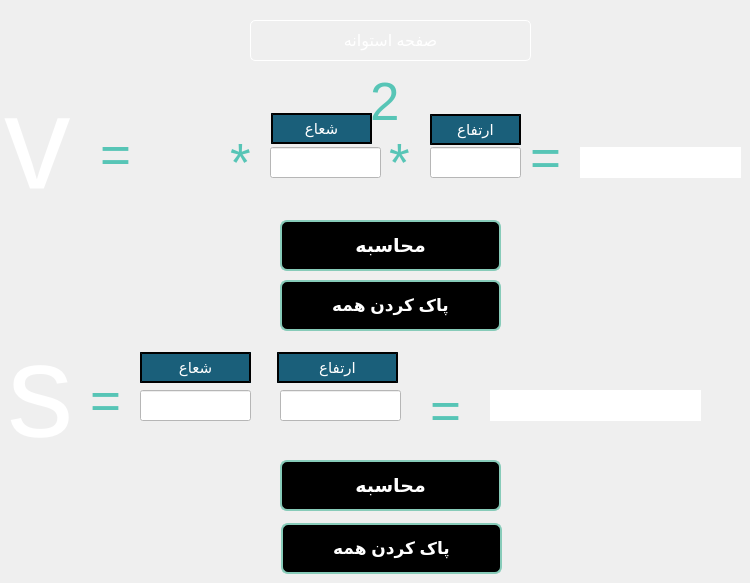
         <widget class="QWidget" name="page_ostovane">
          <widget class="QLabel" name="label_135">
           <property name="geometry">
            <rect>
             <x>580</x>
             <y>147</y>
             <width>161</width>
             <height>31</height>
            </rect>
           </property>
           <property name="font">
            <font>
             <pointsize>12</pointsize>
            </font>
           </property>
           <property name="styleSheet">
            <string notr="true">background-color: rgb(255, 255, 255);</string>
           </property>
           <property name="text">
            <string/>
           </property>
          </widget>
          <widget class="QLabel" name="label_136">
           <property name="geometry">
            <rect>
             <x>530</x>
             <y>117</y>
             <width>41</width>
             <height>81</height>
            </rect>
           </property>
           <property name="font">
            <font>
             <pointsize>40</pointsize>
             <weight>50</weight>
             <italic>false</italic>
             <bold>false</bold>
            </font>
           </property>
           <property name="styleSheet">
            <string notr="true">font:40pt;
color : #57C5B6;;</string>
           </property>
           <property name="text">
            <string>=</string>
           </property>
          </widget>
          <widget class="QLabel" name="label_137">
           <property name="geometry">
            <rect>
             <x>230</x>
             <y>137</y>
             <width>41</width>
             <height>51</height>
            </rect>
           </property>
           <property name="font">
            <font>
             <pointsize>40</pointsize>
             <weight>50</weight>
             <italic>false</italic>
             <bold>false</bold>
            </font>
           </property>
           <property name="styleSheet">
            <string notr="true">font:40pt;
color : #57C5B6;;</string>
           </property>
           <property name="text">
            <string>*</string>
           </property>
          </widget>
          <widget class="QLineEdit" name="lineEdit_34">
           <property name="geometry">
            <rect>
             <x>270</x>
             <y>147</y>
             <width>111</width>
             <height>31</height>
            </rect>
           </property>
           <property name="font">
            <font>
             <pointsize>12</pointsize>
            </font>
           </property>
           <property name="styleSheet">
            <string notr="true">background-color: rgb(255, 255, 255);</string>
           </property>
          </widget>
          <widget class="QLabel" name="label_138">
           <property name="geometry">
            <rect>
             <x>4</x>
             <y>57</y>
             <width>91</width>
             <height>171</height>
            </rect>
           </property>
           <property name="font">
            <font>
             <pointsize>100</pointsize>
            </font>
           </property>
           <property name="styleSheet">
            <string notr="true">color: rgb(255, 255, 255);</string>
           </property>
           <property name="text">
            <string>v</string>
           </property>
          </widget>
          <widget class="QLabel" name="label_139">
           <property name="geometry">
            <rect>
             <x>160</x>
             <y>127</y>
             <width>61</width>
             <height>71</height>
            </rect>
           </property>
           <property name="font">
            <font>
             <pointsize>36</pointsize>
            </font>
           </property>
           <property name="styleSheet">
            <string notr="true">color: rgb(255, 255, 255);</string>
           </property>
           <property name="text">
            <string/>
           </property>
           <property name="pixmap">
            <pixmap>:/Downloads/pi.png</pixmap>
           </property>
           <property name="scaledContents">
            <bool>true</bool>
           </property>
          </widget>
          <widget class="QLabel" name="label_140">
           <property name="geometry">
            <rect>
             <x>100</x>
             <y>114</y>
             <width>41</width>
             <height>81</height>
            </rect>
           </property>
           <property name="font">
            <font>
             <pointsize>40</pointsize>
             <weight>50</weight>
             <italic>false</italic>
             <bold>false</bold>
            </font>
           </property>
           <property name="styleSheet">
            <string notr="true">font:40pt;
color : #57C5B6;;</string>
           </property>
           <property name="text">
            <string>=</string>
           </property>
          </widget>
          <widget class="QLabel" name="label_141">
           <property name="geometry">
            <rect>
             <x>271</x>
             <y>113</y>
             <width>101</width>
             <height>31</height>
            </rect>
           </property>
           <property name="font">
            <font>
             <pointsize>11</pointsize>
             <weight>50</weight>
             <italic>false</italic>
             <bold>false</bold>
            </font>
           </property>
           <property name="styleSheet">
            <string notr="true">background-color: rgb(26, 95, 122);
font : 11pt;
border-style: outset;
color : rgb(255, 255, 255);
border-width: 2px;
border-color: black;
font-weight: 400;
padding: 2px;</string>
           </property>
           <property name="text">
            <string>شعاع</string>
           </property>
           <property name="alignment">
            <set>Qt::AlignCenter</set>
           </property>
          </widget>
          <widget class="QPushButton" name="pushButton_48">
           <property name="geometry">
            <rect>
             <x>280</x>
             <y>280</y>
             <width>221</width>
             <height>51</height>
            </rect>
           </property>
           <property name="font">
            <font>
             <pointsize>13</pointsize>
             <weight>75</weight>
             <bold>true</bold>
            </font>
           </property>
           <property name="styleSheet">
            <string notr="true">#pushButton_48{
background-color:rgb(0, 0, 0);
color: rgb(255, 255, 255);
border:2px solid #87CBB9;
border-radius: 7px;
}
#pushButton_48:hover{
background-color: #fff;
color:#000000;
}</string>
           </property>
           <property name="text">
            <string>پاک کردن همه</string>
           </property>
          </widget>
          <widget class="QLabel" name="label_143">
           <property name="geometry">
            <rect>
             <x>370</x>
             <y>71</y>
             <width>31</width>
             <height>61</height>
            </rect>
           </property>
           <property name="font">
            <font>
             <pointsize>40</pointsize>
             <weight>50</weight>
             <italic>false</italic>
             <bold>false</bold>
            </font>
           </property>
           <property name="styleSheet">
            <string notr="true">font:40pt;
color : #57C5B6;;</string>
           </property>
           <property name="text">
            <string>2</string>
           </property>
          </widget>
          <widget class="QPushButton" name="pushButton_49">
           <property name="geometry">
            <rect>
             <x>280</x>
             <y>220</y>
             <width>221</width>
             <height>51</height>
            </rect>
           </property>
           <property name="font">
            <font>
             <pointsize>14</pointsize>
             <weight>75</weight>
             <bold>true</bold>
            </font>
           </property>
           <property name="styleSheet">
            <string notr="true">#pushButton_49{
background-color:rgb(0, 0, 0);
color: rgb(255, 255, 255);
border:2px solid #87CBB9;
border-radius: 7px;
}
#pushButton_49:hover{
background-color: #fff;
color:#000000;
}</string>
           </property>
           <property name="text">
            <string>محاسبه</string>
           </property>
          </widget>
          <widget class="QLabel" name="label_142">
           <property name="geometry">
            <rect>
             <x>389</x>
             <y>137</y>
             <width>41</width>
             <height>51</height>
            </rect>
           </property>
           <property name="font">
            <font>
             <pointsize>40</pointsize>
             <weight>50</weight>
             <italic>false</italic>
             <bold>false</bold>
            </font>
           </property>
           <property name="styleSheet">
            <string notr="true">font:40pt;
color : #57C5B6;;</string>
           </property>
           <property name="text">
            <string>*</string>
           </property>
          </widget>
          <widget class="QLineEdit" name="lineEdit_35">
           <property name="geometry">
            <rect>
             <x>430</x>
             <y>147</y>
             <width>91</width>
             <height>31</height>
            </rect>
           </property>
           <property name="font">
            <font>
             <pointsize>12</pointsize>
            </font>
           </property>
           <property name="styleSheet">
            <string notr="true">background-color: rgb(255, 255, 255);</string>
           </property>
          </widget>
          <widget class="QLabel" name="label_144">
           <property name="geometry">
            <rect>
             <x>430</x>
             <y>114</y>
             <width>91</width>
             <height>31</height>
            </rect>
           </property>
           <property name="font">
            <font>
             <pointsize>11</pointsize>
             <weight>50</weight>
             <italic>false</italic>
             <bold>false</bold>
            </font>
           </property>
           <property name="styleSheet">
            <string notr="true">background-color: rgb(26, 95, 122);
font : 11pt;
border-style: outset;
color : rgb(255, 255, 255);
border-width: 2px;
border-color: black;
font-weight: 400;
padding: 2px;</string>
           </property>
           <property name="text">
            <string>ارتفاع</string>
           </property>
           <property name="alignment">
            <set>Qt::AlignCenter</set>
           </property>
          </widget>
          <widget class="QLabel" name="label_145">
           <property name="geometry">
            <rect>
             <x>7</x>
             <y>310</y>
             <width>71</width>
             <height>161</height>
            </rect>
           </property>
           <property name="font">
            <font>
             <pointsize>100</pointsize>
            </font>
           </property>
           <property name="styleSheet">
            <string notr="true">color: rgb(255, 255, 255);</string>
           </property>
           <property name="text">
            <string>s</string>
           </property>
          </widget>
          <widget class="QLabel" name="label_146">
           <property name="geometry">
            <rect>
             <x>90</x>
             <y>360</y>
             <width>41</width>
             <height>81</height>
            </rect>
           </property>
           <property name="font">
            <font>
             <pointsize>40</pointsize>
             <weight>50</weight>
             <italic>false</italic>
             <bold>false</bold>
            </font>
           </property>
           <property name="styleSheet">
            <string notr="true">font:40pt;
color : #57C5B6;;</string>
           </property>
           <property name="text">
            <string>=</string>
           </property>
          </widget>
          <widget class="QLineEdit" name="lineEdit_36">
           <property name="geometry">
            <rect>
             <x>140</x>
             <y>390</y>
             <width>111</width>
             <height>31</height>
            </rect>
           </property>
           <property name="font">
            <font>
             <pointsize>12</pointsize>
            </font>
           </property>
           <property name="styleSheet">
            <string notr="true">background-color: rgb(255, 255, 255);</string>
           </property>
          </widget>
          <widget class="QLabel" name="label_147">
           <property name="geometry">
            <rect>
             <x>140</x>
             <y>352</y>
             <width>111</width>
             <height>31</height>
            </rect>
           </property>
           <property name="font">
            <font>
             <pointsize>11</pointsize>
             <weight>50</weight>
             <italic>false</italic>
             <bold>false</bold>
            </font>
           </property>
           <property name="styleSheet">
            <string notr="true">background-color: rgb(26, 95, 122);
font : 11pt;
border-style: outset;
color : rgb(255, 255, 255);
border-width: 2px;
border-color: black;
font-weight: 400;
padding: 2px;</string>
           </property>
           <property name="text">
            <string>شعاع</string>
           </property>
           <property name="alignment">
            <set>Qt::AlignCenter</set>
           </property>
          </widget>
          <widget class="QLabel" name="label_148">
           <property name="geometry">
            <rect>
             <x>277</x>
             <y>352</y>
             <width>121</width>
             <height>31</height>
            </rect>
           </property>
           <property name="font">
            <font>
             <pointsize>11</pointsize>
             <weight>50</weight>
             <italic>false</italic>
             <bold>false</bold>
            </font>
           </property>
           <property name="styleSheet">
            <string notr="true">background-color: rgb(26, 95, 122);
font : 11pt;
border-style: outset;
color : rgb(255, 255, 255);
border-width: 2px;
border-color: black;
font-weight: 400;
padding: 2px;</string>
           </property>
           <property name="text">
            <string>ارتفاع</string>
           </property>
           <property name="alignment">
            <set>Qt::AlignCenter</set>
           </property>
          </widget>
          <widget class="QLineEdit" name="lineEdit_37">
           <property name="geometry">
            <rect>
             <x>280</x>
             <y>390</y>
             <width>121</width>
             <height>31</height>
            </rect>
           </property>
           <property name="font">
            <font>
             <pointsize>12</pointsize>
            </font>
           </property>
           <property name="styleSheet">
            <string notr="true">background-color: rgb(255, 255, 255);</string>
           </property>
          </widget>
          <widget class="QLabel" name="label_149">
           <property name="geometry">
            <rect>
             <x>430</x>
             <y>370</y>
             <width>41</width>
             <height>81</height>
            </rect>
           </property>
           <property name="font">
            <font>
             <pointsize>40</pointsize>
             <weight>50</weight>
             <italic>false</italic>
             <bold>false</bold>
            </font>
           </property>
           <property name="styleSheet">
            <string notr="true">font:40pt;
color : #57C5B6;;</string>
           </property>
           <property name="text">
            <string>=</string>
           </property>
          </widget>
          <widget class="QLabel" name="label_698">
           <property name="geometry">
            <rect>
             <x>490</x>
             <y>390</y>
             <width>211</width>
             <height>31</height>
            </rect>
           </property>
           <property name="font">
            <font>
             <pointsize>12</pointsize>
            </font>
           </property>
           <property name="styleSheet">
            <string notr="true">background-color: rgb(255, 255, 255);</string>
           </property>
           <property name="text">
            <string/>
           </property>
          </widget>
          <widget class="QPushButton" name="pushButton_193">
           <property name="geometry">
            <rect>
             <x>280</x>
             <y>460</y>
             <width>221</width>
             <height>51</height>
            </rect>
           </property>
           <property name="font">
            <font>
             <pointsize>14</pointsize>
             <weight>75</weight>
             <bold>true</bold>
            </font>
           </property>
           <property name="styleSheet">
            <string notr="true">#pushButton_193{
background-color:rgb(0, 0, 0);
color: rgb(255, 255, 255);
border:2px solid #87CBB9;
border-radius: 7px;
}
#pushButton_193:hover{
background-color: #fff;
color:#000000;
}</string>
           </property>
           <property name="text">
            <string>محاسبه</string>
           </property>
          </widget>
          <widget class="QPushButton" name="pushButton_50">
           <property name="geometry">
            <rect>
             <x>281</x>
             <y>523</y>
             <width>221</width>
             <height>51</height>
            </rect>
           </property>
           <property name="font">
            <font>
             <pointsize>13</pointsize>
             <weight>75</weight>
             <bold>true</bold>
            </font>
           </property>
           <property name="styleSheet">
            <string notr="true">#pushButton_50{
background-color:rgb(0, 0, 0);
color: rgb(255, 255, 255);
border:2px solid #87CBB9;
border-radius: 7px;
}
#pushButton_50:hover{
background-color: #fff;
color:#000000;
}</string>
           </property>
           <property name="text">
            <string>پاک کردن همه</string>
           </property>
          </widget>
          <widget class="QLabel" name="label_246">
           <property name="geometry">
            <rect>
             <x>250</x>
             <y>20</y>
             <width>281</width>
             <height>41</height>
            </rect>
           </property>
           <property name="styleSheet">
            <string notr="true">color :#fff;
font : 12pt;
border-radius: 5px;
border:1px solid #fff;
</string>
           </property>
           <property name="text">
            <string>صفحه استوانه</string>
           </property>
           <property name="alignment">
            <set>Qt::AlignCenter</set>
           </property>
          </widget>
          <widget class="QPushButton" name="pushButton_81">
           <property name="geometry">
            <rect>
             <x>10</x>
             <y>10</y>
             <width>51</width>
             <height>51</height>
            </rect>
           </property>
           <property name="cursor">
            <cursorShape>PointingHandCursor</cursorShape>
           </property>
           <property name="styleSheet">
            <string notr="true">border:none;
color:rgb(255, 255, 255)</string>
           </property>
           <property name="text">
            <string/>
           </property>
           <property name="icon">
            <iconset>
             <normaloff>:/Downloads/icons8-back-48.png</normaloff>:/Downloads/icons8-back-48.png</iconset>
           </property>
           <property name="iconSize">
            <size>
             <width>30</width>
             <height>30</height>
            </size>
           </property>
          </widget>
         </widget>
